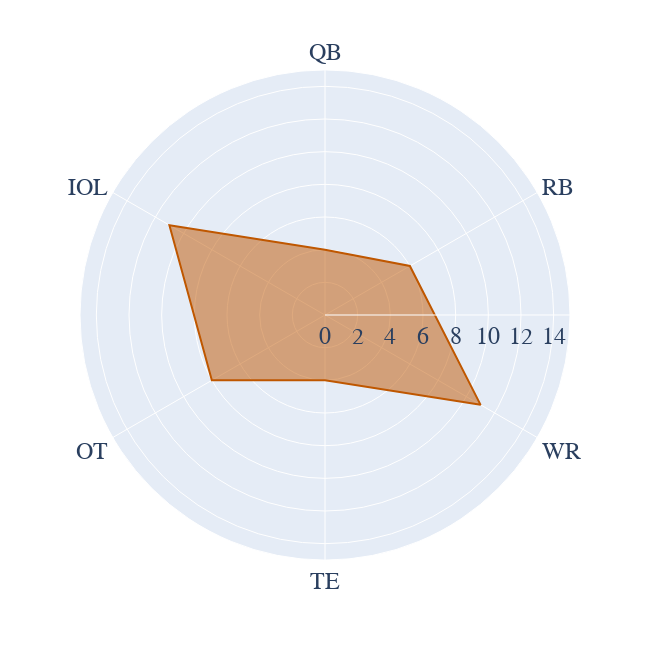

Source (notebook cell):
### Code cell
fig = px.line_polar(strong[strong['side'].isin(['offense'])].sort_values(by='order_side'), 
                    r='total_pct', 
                    theta='position_simple', 
                    line_close=True,
                    range_r = range_r,
                   color_discrete_sequence=['#bf5700']
                   )

fig.update_traces(fill='toself')
fig.update_layout({
'plot_bgcolor': 'rgba(0, 0, 0, 0)',
'paper_bgcolor': 'rgba(0, 0, 0, 0)',
    'autosize':False,
    'width':650,
    'height':650,
    'font_size':24,
    'font_family':'Helvetica'
})
fig.write_image('../images/texas_recruiting/strong_offense.png')
fig.show()

### Figure 1 — Plotly figure (JSON) as saved in the notebook; plotly's stock layout.template omitted (floating-point values rounded to 4 significant figures)
{"data": [{"fill": "toself", "hovertemplate": "total_pct=%{r}<br>position_simple=%{theta}<extra></extra>", "legendgroup": "", "line": {"color": "#bf5700", "dash": "solid"}, "marker": {"symbol": "circle"}, "mode": "lines", "name": "", "r": [4, 6, 11, 4, 8, 11, 4], "showlegend": false, "subplot": "polar", "theta": ["QB", "RB", "WR", "TE", "OT", "IOL", "QB"], "type": "scatterpolar"}], "layout": {"autosize": false, "font": {"family": "Helvetica", "size": 24}, "height": 650, "legend": {"tracegroupgap": 0}, "margin": {"t": 60}, "paper_bgcolor": "rgba(0, 0, 0, 0)", "plot_bgcolor": "rgba(0, 0, 0, 0)", "polar": {"angularaxis": {"direction": "clockwise", "rotation": 90}, "domain": {"x": [0, 1], "y": [0, 1]}, "radialaxis": {"range": [0, 15]}}, "width": 650}}
